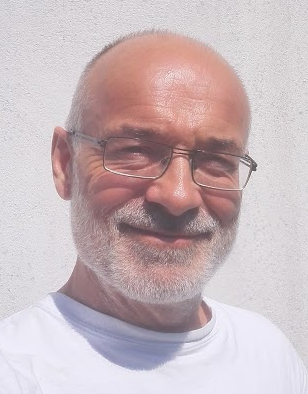
#> input picture Michael/24 - Object Recognition/img/lam.png, 308 x 394 px
$ jupyter execute FaceCascadeExercise.ipynb   (shell and % lines are left out)
#> lines starting #> are read from the running program, lines starting #| are printed output that depends on the picture; after the words box and inside, x2 and y2 are one past the last pixel; in counts of white or black regions, pixels touching at a corner belong together
[cell 1]
%pylab inline
import cv2

face_cascade = cv2.CascadeClassifier('data/haarcascade_frontalface_default.xml')

img = cv2.imread('img/lam.png')
#> img is the input picture: shape (394, 308, 3); mean B, G, R 187.4, 183.5, 200.3
gray = cv2.cvtColor(img, cv2.COLOR_BGR2GRAY)
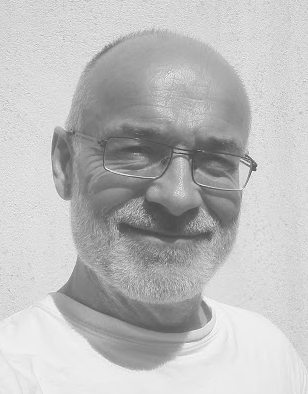
#> gray: shape (394, 308); min 60, max 254, mean 188.9

[cell 2]
face = face_cascade.detectMultiScale(gray)
#> face = [[69, 72, 215, 215]]

for (x,y,w,h) in face:
    cv2.rectangle(img,(x,y),(x+w,y+h),(255,0,0),2)
    roi_gray = gray[y:y+h, x:x+w]
    roi_color = img[y:y+h, x:x+w]
#> this loop made 1 pass
#> pass 1, `roi_gray = gray[y:y+h, x:x+w]`:
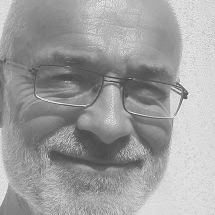
#> roi_gray: shape (215, 215); min 60, max 254, mean 159.3
#> pass 1, `roi_color = img[y:y+h, x:x+w]`:
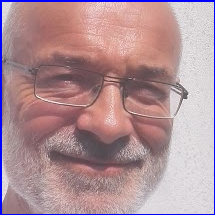
#> roi_color: shape (215, 215, 3); mean B, G, R 151.5, 144.9, 176
#> after the loop:
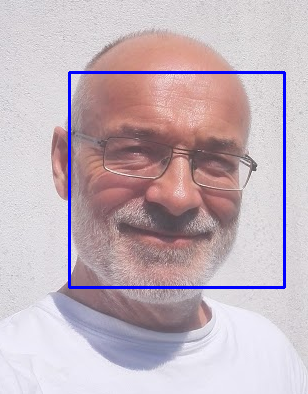
#> img: shape (394, 308, 3); 2.12% of pixels changed, all inside (x1, y1, x2, y2) = (68, 71, 286, 289)

plt.imshow(cv2.cvtColor(img, cv2.COLOR_BGR2RGB))

[cell 3]
eye_cascade = cv2.CascadeClassifier('data/haarcascade_eye.xml')

for (x,y,w,h) in face:
    cv2.rectangle(img,(x,y),(x+w,y+h),(255,0,0),2)
    roi_gray = gray[y:y+h, x:x+w]
    roi_color = img[y:y+h, x:x+w]
    eyes = eye_cascade.detectMultiScale(roi_gray)
    for (ex,ey,ew,eh) in eyes:
        cv2.rectangle(roi_color,(ex,ey),(ex+ew,ey+eh),(0,255,0),2)

plt.imshow(cv2.cvtColor(img, cv2.COLOR_BGR2RGB))
